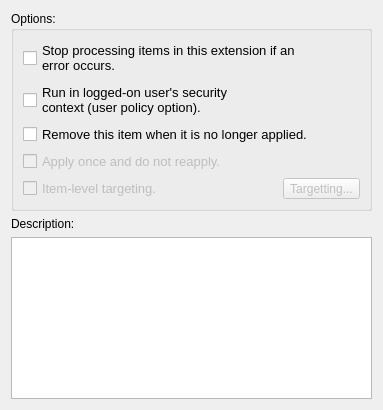
<?xml version="1.0" encoding="UTF-8"?>
<ui version="4.0">
 <class>CommonView</class>
 <widget class="QWidget" name="CommonView">
  <property name="geometry">
   <rect>
    <x>0</x>
    <y>0</y>
    <width>383</width>
    <height>410</height>
   </rect>
  </property>
  <property name="windowTitle">
   <string>Form</string>
  </property>
  <layout class="QGridLayout" name="gridLayout">
   <item row="0" column="0">
    <widget class="QGroupBox" name="groupBox">
     <property name="title">
      <string>Options:</string>
     </property>
     <layout class="QVBoxLayout" name="verticalLayout">
      <item>
       <widget class="QCheckBox" name="stopOnErrorCheckBox">
        <property name="font">
         <font>
          <pointsize>10</pointsize>
         </font>
        </property>
        <property name="text">
         <string>Stop processing items in this extension if an
error occurs.</string>
        </property>
       </widget>
      </item>
      <item>
       <widget class="QCheckBox" name="userContextCheckBox">
        <property name="font">
         <font>
          <pointsize>10</pointsize>
         </font>
        </property>
        <property name="text">
         <string>Run in logged-on user's security
context (user policy option).</string>
        </property>
       </widget>
      </item>
      <item>
       <widget class="QCheckBox" name="removeThisCheckBox">
        <property name="font">
         <font>
          <pointsize>10</pointsize>
         </font>
        </property>
        <property name="text">
         <string>Remove this item when it is no longer applied.</string>
        </property>
       </widget>
      </item>
      <item>
       <widget class="QCheckBox" name="applyOnceCheckBox">
        <property name="enabled">
         <bool>false</bool>
        </property>
        <property name="font">
         <font>
          <pointsize>10</pointsize>
         </font>
        </property>
        <property name="text">
         <string>Apply once and do not reapply.</string>
        </property>
       </widget>
      </item>
      <item>
       <layout class="QHBoxLayout" name="horizontalLayout">
        <item>
         <widget class="QCheckBox" name="itemLevelCheckBox">
          <property name="enabled">
           <bool>false</bool>
          </property>
          <property name="font">
           <font>
            <pointsize>10</pointsize>
           </font>
          </property>
          <property name="text">
           <string>Item-level targeting.</string>
          </property>
         </widget>
        </item>
        <item>
         <widget class="QToolButton" name="targetingToolButton">
          <property name="enabled">
           <bool>false</bool>
          </property>
          <property name="text">
           <string>Targetting...</string>
          </property>
         </widget>
        </item>
       </layout>
      </item>
     </layout>
    </widget>
   </item>
   <item row="1" column="0">
    <widget class="QLabel" name="descriptionLabel">
     <property name="text">
      <string>Description:</string>
     </property>
     <property name="buddy">
      <cstring>descriptionPlainTextEdit</cstring>
     </property>
    </widget>
   </item>
   <item row="2" column="0">
    <widget class="QPlainTextEdit" name="descriptionPlainTextEdit"/>
   </item>
  </layout>
 </widget>
 <resources/>
 <connections/>
</ui>
